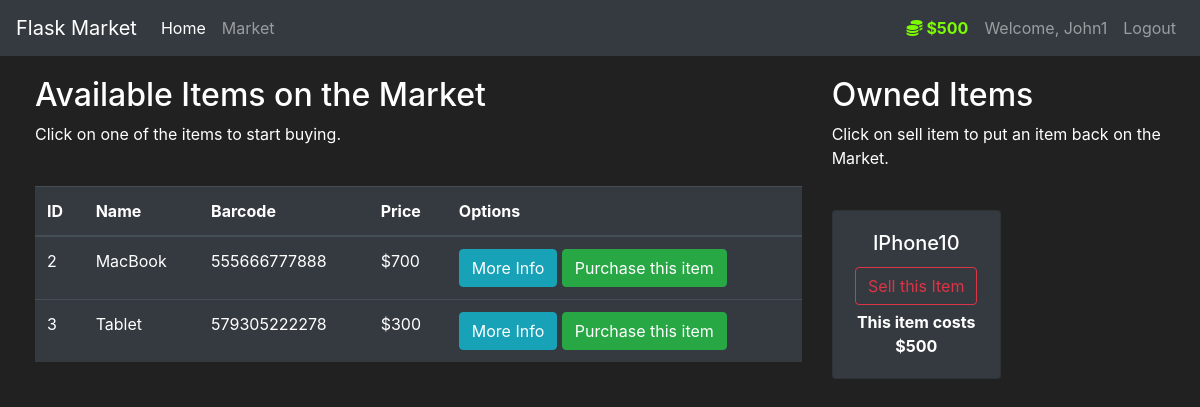
/market (signed in), run on an earlier commit of the app's database.
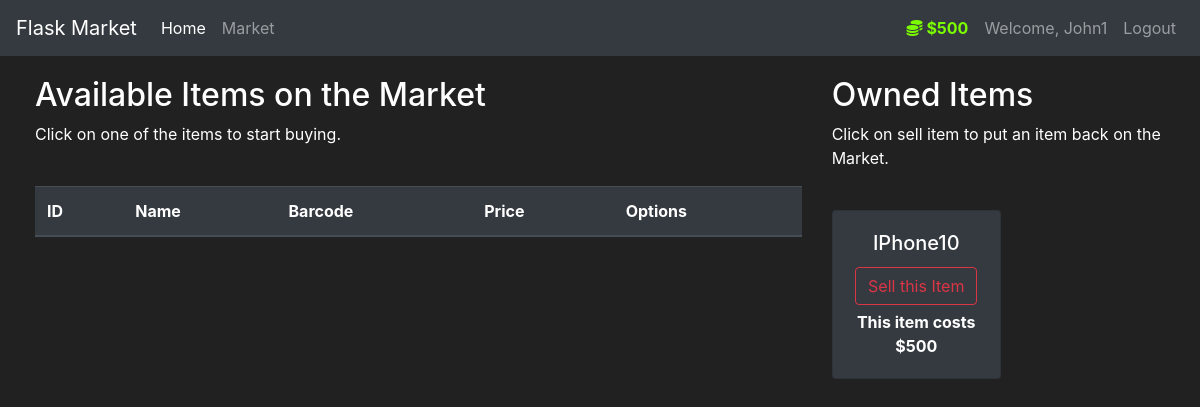
And on a later commit of the database.
### market/models.py (models this page shows, shortened)
class User(db.Model, UserMixin):
    id = db.Column(db.Integer(), primary_key = True)
    username = db.Column(db.String(length=30), nullable = False, unique = True)
    email_address = db.Column(db.String(length=50), nullable = False, unique = True)
    password_hash = db.Column(db.String(length=60), nullable = False)
    budget = db.Column(db.Integer(), nullable = False, default = 1000)
    items = db.relationship('Item', backref = 'owned_user', lazy = True)
    @property
    def prettier_budget(self):
        if len(str(self.budget)) >= 4:
            return f'${str(self.budget)[:-3]}, {str(self.budget)[-3:]}'
        else:
            return f"${self.budget}"
    @property
    def password(self):
        return self.password

class Item(db.Model):
    id = db.Column(db.Integer(), primary_key = True)
    name = db.Column(db.String(length = 30), nullable = False, unique=True)
    price = db.Column(db.Integer(), nullable = False)
    barcode = db.Column(db.String(length = 12), nullable = False, unique = True)
    description = db.Column(db.String(length = 1024), nullable = False, unique = True)
    owner = db.Column(db.Integer, db.ForeignKey('user.id'))

### market/routes.py (the view, shortened to what this page needs)
@app.route('/market', methods = ['GET', 'POST'])
@login_required
def market_page():
    purchase_form = PurchaseItemForm()
    selling_form = SellItemForm()
    if request.method == "GET":
        items = Item.query.filter_by(owner = None)
        owned_items = Item.query.filter_by(owner=current_user.id)
        return render_template('market.html', items=items, purchase_form = purchase_form,
                               owned_items = owned_items, selling_form = selling_form)

### market/models.py (called while the page is built)
@login_manager.user_loader
def load_user(user_id):
    return User.query.get(int(user_id))

### market/templates/market.html (shortened to what this page needs)
{% extends 'base.html' %}
{% block content %}
  <div class="row" style = "margin-top:20px; margin-left:20px; ">
    <div class="col-8">
      <h2>Available Items on the Market</h2>
      <p>Click on one of the items to start buying.</p>
      <br>
        <table class="table table-hover table-dark">
          <thead>
            <tr>
                <th scope="col">ID</th>
                <th scope="col">Name</th>
                <th scope="col">Barcode</th>
                <th scope="col">Price</th>
                <th scope="col">Options</th>
            </tr>
          </thead>
          <tbody>
            {% for item in items %}
                <tr>
                    <td>{{ item.id }}</td>
                    <td>{{ item.name }}</td>
                    <td>{{ item.barcode }}</td>
                    <td>${{ item.price }}</td>
                    <td>
                        <button class="btn btn-outline btn-info"
                            data-toggle = "modal"
                            data-target = "#Modal-MoreInfo-{{ item.id }}">
                          More Info
                        </button>
                        <button class="btn btn-outline btn-success"
                            data-toggle="modal"
                            data-target = "#Modal-PurchaseConfirm-{{ item.id }}">
                            Purchase this item
                          </button>
                    </td>
                </tr>
            {% endfor %}
          </tbody>
        </table>
    </div>
    <div class="col-4">
      <h2>Owned Items</h2>
      <p>Click on sell item to put an item back on the Market.</p>
      <br>
      <div class = 'row'>
        {% for owned_item in owned_items %}
        <div class = 'col-md-6'>
          <div style="margin-bottom: 5px" class="card text-center bg-dark">
              <div class="card-body">
                <h5 class="card-title">{{ owned_item.name }}</h5>
                <button type="button" class="btn btn-outline-danger" style="margin-bottom: 5px"
                        data-toggle="modal" data-target="#Modal-SellingConfirm-{{ owned_item.id }}">
                    Sell this Item
                </button>
                <p class="card-text">
                  <strong>
                    This item costs ${{ owned_item.price }}
                  </strong>
                </p>
              </div>
          </div>
        </div>
        {% endfor %}
      </div>
    </div>
  </div>
{% endblock %}

### market/templates/base.html (shortened to what this page needs)
<!doctype html>
<html lang="en">
   <head>
      <link rel="stylesheet" href="https://cdn.jsdelivr.net/npm/bootstrap@4.5.3/dist/css/bootstrap.min.css">
   </head>
   <body>
    <nav class="navbar navbar-expand-md navbar-dark bg-dark">
      <a class="navbar-brand" href="#">Flask Market</a>
      <div class="collapse navbar-collapse" id="navbarNav">
        <ul class="navbar-nav mr-auto">
            <li class="nav-item active">
                <a class="nav-link" href="{{ url_for('home_page') }}">Home <span class="sr-only">(current)</span></a>
            </li>
            <li class="nav-item">
                <a class="nav-link" href="{{ url_for('market_page') }}">Market</a>
            </li>
        </ul>
        {% if current_user.is_authenticated %}
          <ul class="navbar-nav">
            <li class="nav-item">
                <a class="nav-link" style = "color: lawngreen; font-weight:bold;">
                  <i class="fas fa-coins"></i>
                  {{ current_user.prettier_budget }}
                </a>
            </li>
            <li class="nav-item">
                <a class="nav-link">Welcome, {{ current_user.username }}</a>
              </li>
              <li class="nav-item">
                <a class="nav-link" href="{{ url_for('logout_page') }}">Logout</a>
              </li>
          </ul>
        {% endif %}
      </div>
    </nav>
    {% block content %}
    {% endblock %}
   </body>
</html>

### market/templates/base.html (style rules this page uses)
body { background-color: #212121; color: white }

What changed in the data, as far as the page shows it:
no longer on this page (row edited): Item: id "2", name "MacBook", barcode "555666777888", price "700", shown under "Available Items on the Market"
no longer on this page (row edited): Item: id "3", name "Tablet", barcode "579305222278", price "300", shown under "Available Items on the Market"
